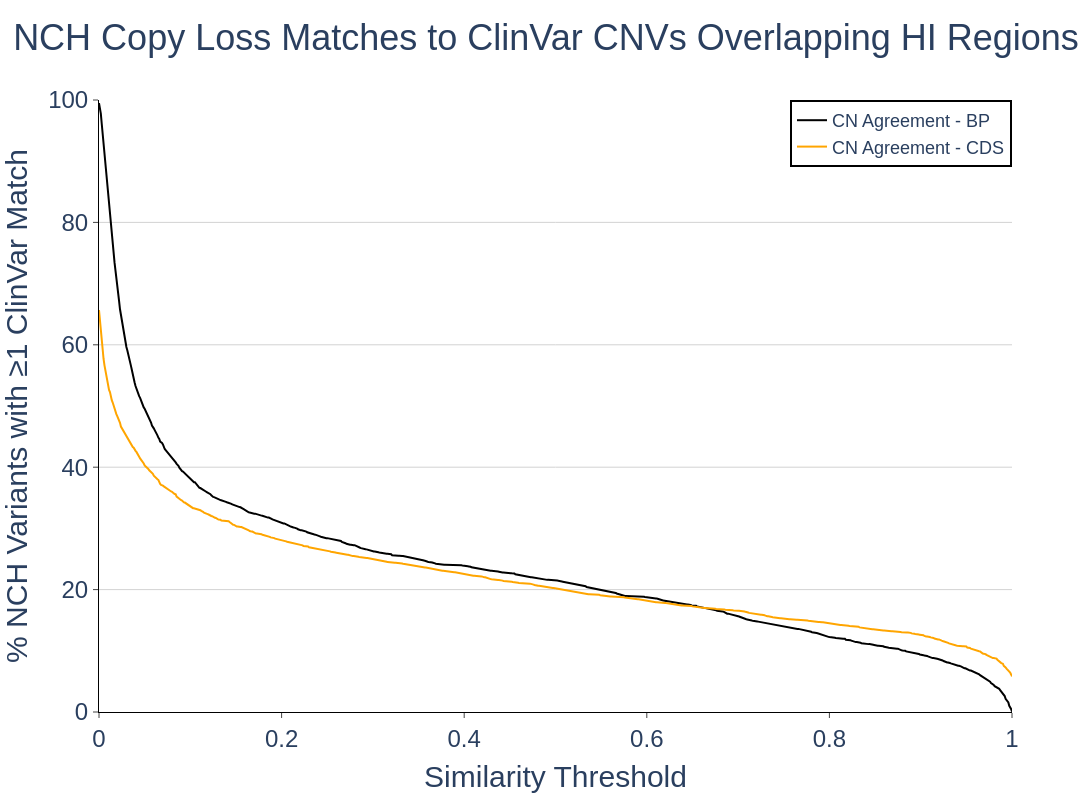

The cell this chart's notebook holds for it:
### Code cell
fig = jaccard_matching_figure(
    nch_clinvar_match_df_hi
)
for tr in fig.data: 
    if 'agree' not in tr.name.lower():
        tr.visible = False
fig.update_layout(title_text='NCH Copy Loss Matches to ClinVar CNVs Overlapping HI Regions')

fig

### Figure 1 — Plotly figure (JSON) as saved in the notebook; plotly's stock layout.template omitted (floating-point values rounded to 4 significant figures; data arrays with more than 128 entries replaced by an {"elided": "..."} marker saying what was removed)
{"data": [{"legendgroup": "ignore", "line": {"dash": "dot"}, "marker": {"color": "black"}, "name": "CN Ignored - BP", "type": "scatter", "visible": false, "x": {"elided": "1001 float values"}, "y": {"elided": "1001 float values"}}, {"legendgroup": "no_disagree", "line": {"dash": "dash"}, "marker": {"color": "black"}, "name": "No CN Conflict - BP", "type": "scatter", "visible": false, "x": {"elided": "1001 float values"}, "y": {"elided": "1001 float values"}}, {"legendgroup": "agree", "line": {"dash": "solid"}, "marker": {"color": "black"}, "name": "CN Agreement - BP", "type": "scatter", "x": {"elided": "1001 float values"}, "y": {"elided": "1001 float values"}}, {"legendgroup": "ignore", "line": {"dash": "dot"}, "marker": {"color": "orange"}, "name": "CN Ignored - CDS", "type": "scatter", "visible": false, "x": {"elided": "1001 float values"}, "y": {"elided": "1001 float values"}}, {"legendgroup": "no_disagree", "line": {"dash": "dash"}, "marker": {"color": "orange"}, "name": "No CN Conflict - CDS", "type": "scatter", "visible": false, "x": {"elided": "1001 float values"}, "y": {"elided": "1001 float values"}}, {"legendgroup": "agree", "line": {"dash": "solid"}, "marker": {"color": "orange"}, "name": "CN Agreement - CDS", "type": "scatter", "x": {"elided": "1001 float values"}, "y": {"elided": "1001 float values"}}], "layout": {"font": {"family": "Arial", "size": 24}, "height": 800, "legend": {"bordercolor": "black", "borderwidth": 2, "font": {"size": 18}, "x": 1, "xanchor": "right", "y": 1, "yanchor": "top"}, "plot_bgcolor": "white", "title": {"font": {"size": 36}, "text": "NCH Copy Loss Matches to ClinVar CNVs Overlapping HI Regions", "x": 0.5}, "width": 1200, "xaxis": {"linecolor": "black", "range": [0, 1], "ticks": "outside", "title": {"font": {"size": 30}, "text": "Similarity Threshold"}}, "yaxis": {"gridcolor": "lightgray", "linecolor": "black", "range": [0, 100], "ticks": "outside", "title": {"font": {"size": 30}, "text": "% NCH Variants with ≥1 ClinVar Match"}}}}
